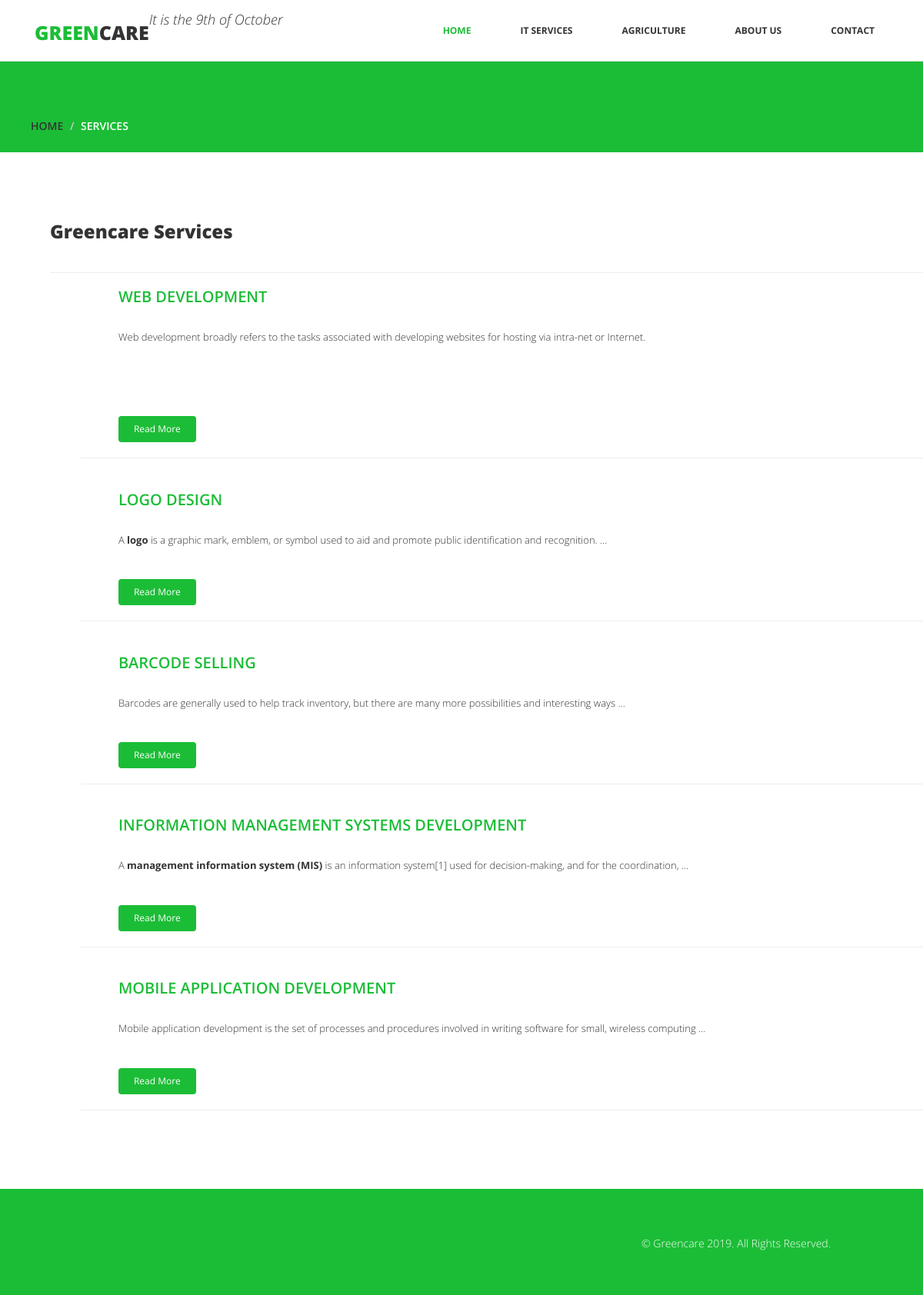
Page /services/ on the committed database.
### greencare/models.py (models this page shows, shortened)
class Service(models.Model):
    service_name = models.CharField(max_length=200, verbose_name='Name Of Service',
                                    help_text='enter the name of the service')
    slug = models.SlugField(unique=True)
    button_text = models.CharField('Button Text', max_length=200, default='Hire Us',
                                   help_text='text to appear on the button')
    description = models.TextField(verbose_name='News Content', default='')
    class Meta:
        verbose_name = 'Service'
        verbose_name_plural = 'Services'
        index_together = ('id', 'service_name')

### greencare/views.py (the view)
# urls.py: path('services/', views.services, name='services'),
def services(request):
    contactus = ContactDetails.objects.all()
    servicedeals = ServicesDeals.objects.filter()
    termsandconditions = TermsAndConditions.objects.all()
    services = Service.objects.all()
    return render(request, 'greencare/services.html', {
        'contactus': contactus,
        'webdevdeals': servicedeals,
        'termsandconditions': termsandconditions,
        'services': services,
    })

### greencare/templates/greencare/services.html (shortened to what this page needs)
{% extends 'greencare/base.html' %}
{% block content %}
	<div id="breadcrumb">
		<div class="container">
			<div class="breadcrumb">
				<li><a href="{% url 'index' %}">Home</a></li>
				<li>Services</li>
			</div>
		</div>
	</div>
	<div class="services">
		<div class="container">
            <div class="page-header">
                <h3>Greencare Services</h3>
            </div>
                <div class="media">
					<ul>
                        {% for service in services %}
						<li>
							<div class="media-left">
								<i class="fa fa-check-circle"></i>
							</div>
							<div class="media-body">
								<h4 class="media-heading">{{ service.service_name | upper }}</h4>
                                <p>
                                    {{ service.description | safe | truncatewords:17 }}
                                </p>
                                <div class="form-inline">
                                    <a href="{% url 'service_detail' service.slug %}">
                                        <button class="btn btn-primary btn-sm">Read More</button>
                                    </a>
                                </div>
							</div>
						</li>
                        <hr><br>
                        {% endfor %}
					</ul>
				</div>
		</div>
	</div>
{% endblock %}

### greencare/static/greencare/css/style.css (style rules this page uses)
body { font-family:'Open Sans', Arial, sans-serif; font-size:14px; font-weight:300; line-height:1.6em; color:#fff; background-color:#fff; overflow-x:hidden; }
hi,h2,h3,h4,h5,h6 { color:#333; line-height:1.1em; }
p { color:#333; font-size:13px; }
a { text-decoration:none; transition: all 0.1s ease-in-out; -moz-transition: all 0.1s ease-in-out; -webkit-transition: all 0.1s ease-in-out; -o-transition: all 0.1s ease-in-out; outline: none; color:#333; }
.btn-primary { padding: 8px 20px; background: #1BBD36; color: #fff; border-radius: 4px; border:none; margin-top: 10px; }
#breadcrumb { background-color: #1BBD36; margin-top: -20px; }
.breadcrumb { list-style: none; background-color: #1BBD36; border-radius: 0px; padding:3px 10px; }
.breadcrumb li { text-transform:uppercase; margin-top:125px; font-weight:600; }
.services { padding:50px; }
.services h3 { margin-bottom:30px; font-weight:800; }
.services p { margin-top:30px; font-size:13px; }
.media-body p { margin-bottom:30px; }
.media ul li { list-style:none; }
.media i { color:#1BBD36; font-size:50px; }
.media h4 { font-size:20px; font-weight:600; color:#1BBD36; }

### rows in the picture
Service: service_name "WEB DEVELOPMENT", description "Web development broadly refers to the tasks associated with developing websites for hosting via intra-net or Internet."
Service: service_name "LOGO DESIGN", description "A logo is a graphic mark, emblem , or symbol used to aid and promote public identification and recognition. …"
Service: service_name "BARCODE SELLING", description "Barcodes are generally used to help track inventory, but there are many more possibilities and interesting ways …"
Service: service_name "INFORMATION MANAGEMENT SYSTEMS DEVELOPMENT", description "A management information system (MIS ) is an information system [1] used for decision-making , and for the coordination, …"
Service: service_name "MOBILE APPLICATION DEVELOPMENT", description "Mobile application development is the set of processes and procedures involved in writing software for small, wireless computing …"
